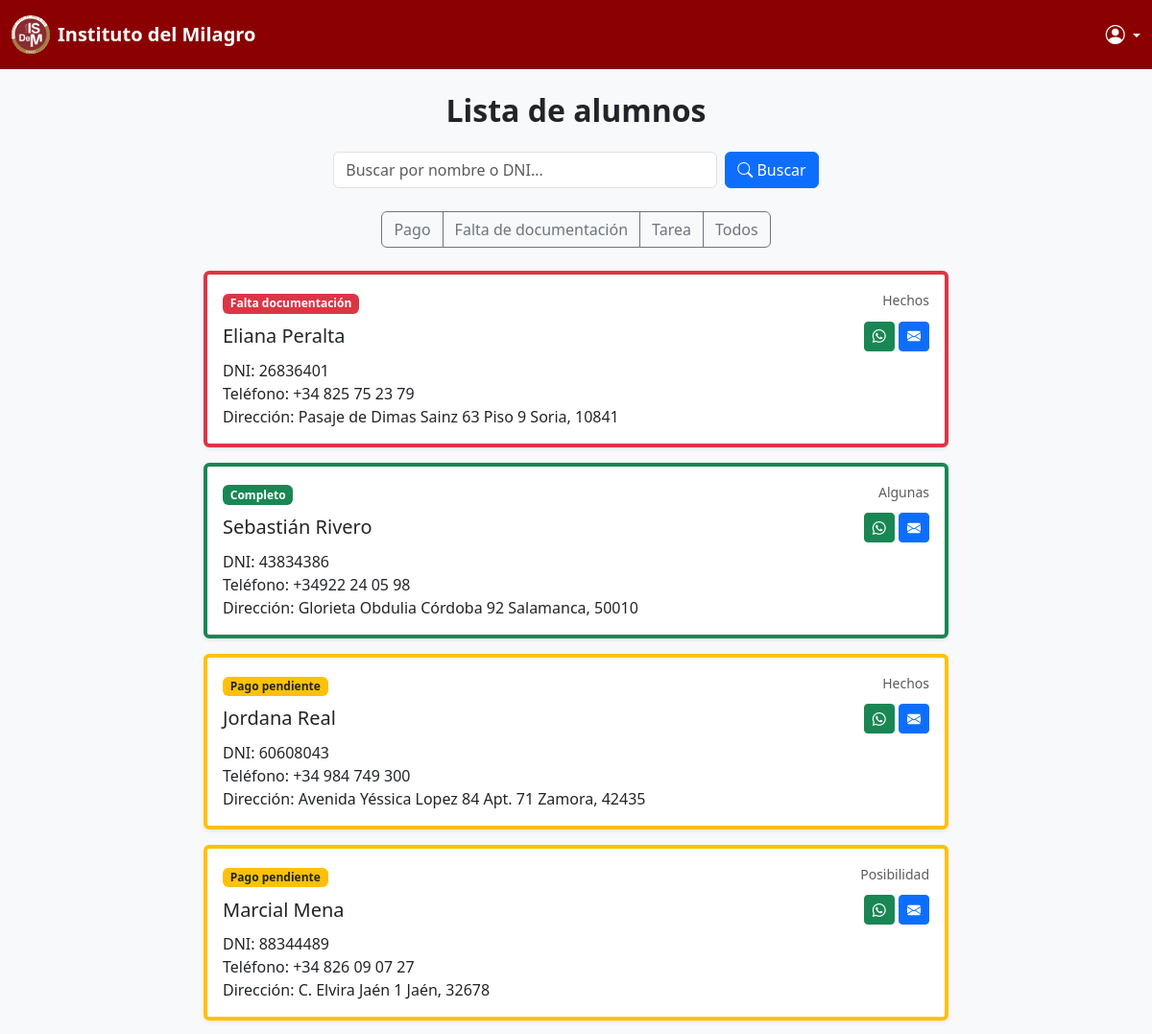
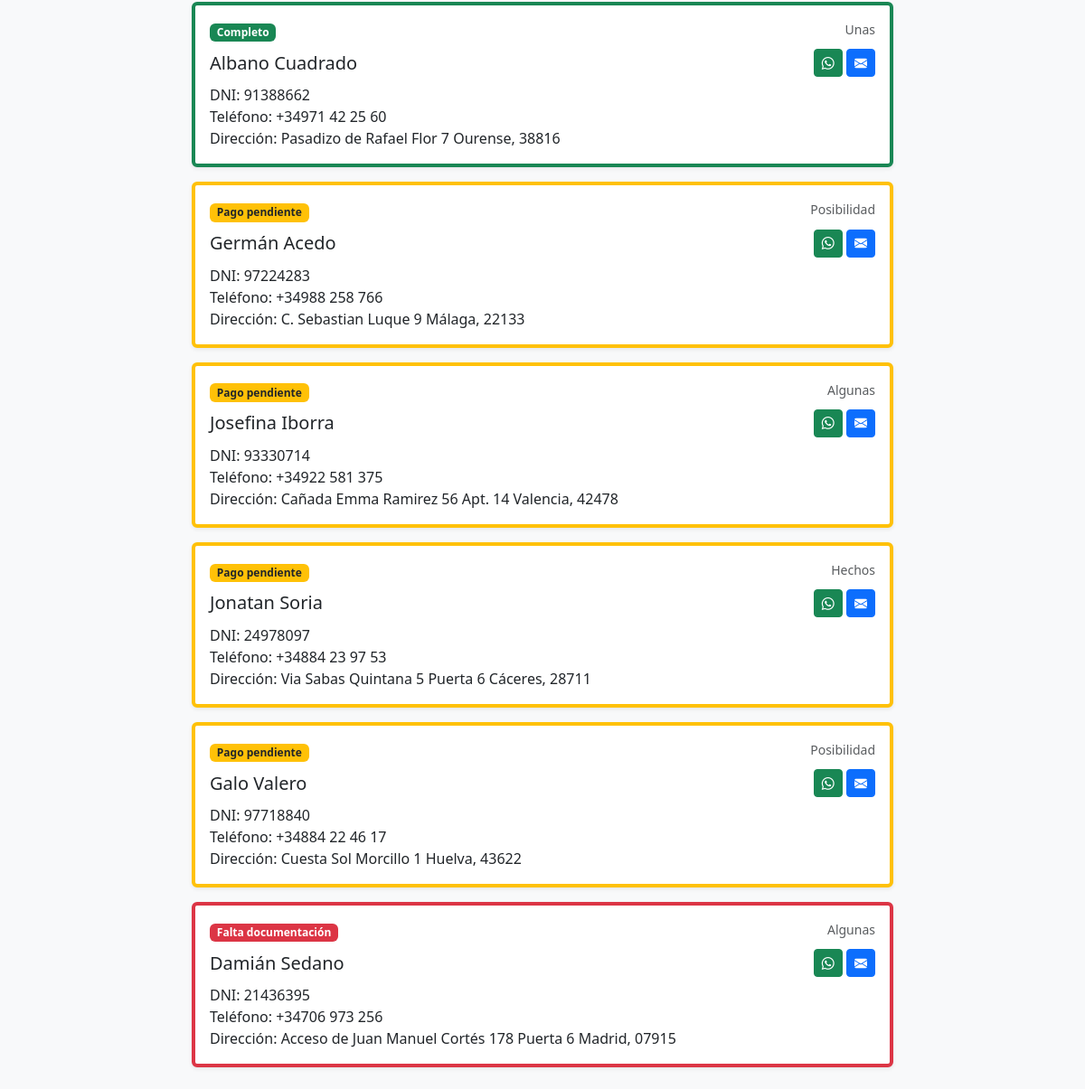
Screenshot of /home/ (signed in) with the database file from the repository (2 pictures, top to bottom).
### mensajes/models.py (models this page shows, shortened)
class PerfilAlumno(models.Model):
    user = models.OneToOneField(User, on_delete=models.CASCADE)
    dni = models.CharField(max_length=20, unique=True)
    telefono = models.CharField(max_length=20, blank=True, null=True)
    direccion = models.CharField(max_length=200, blank=True, null=True)
    carrera = models.ForeignKey(Carrera, on_delete=models.SET_NULL, blank=True, null=True)
    estado_documentacion = models.BooleanField(default=True)  # True = completa, False = faltante
    estado_pago = models.BooleanField(default=True)  # True = al día, False = pendiente

class Carrera(models.Model):
    MODALIDAD_CHOICES = (
        ('Presencial', 'Presencial'),
        ('A distancia', 'A distancia'),
    )
    nombre = models.CharField(max_length=100)
    modalidad = models.CharField(max_length=20, choices=MODALIDAD_CHOICES)
    descripcion = models.TextField(blank=True, null=True)

### mensajes/views.py (the view)
# urls.py: path('home/',views.listar_alumnos, name='alumnos_lista'),
@login_required
def listar_alumnos(request):
    alumnos = PerfilAlumno.objects.select_related('user', 'carrera').all()
    return render(request, 'mensajes/interfaz.html', {'alumnos': alumnos})

### mensajes/templates/mensajes/interfaz.html (shortened to what this page needs)
<!DOCTYPE html>
<html lang="es">
<head>
    <link href="https://cdn.jsdelivr.net/npm/bootstrap@5.3.3/dist/css/bootstrap.min.css" rel="stylesheet">
    <link rel="stylesheet" href="https://cdn.jsdelivr.net/npm/bootstrap-icons@1.11.3/font/bootstrap-icons.min.css">
</head>
<body>
    {% include "mensajes/navbar.html" %}
    <main class="d-flex justify-content-center align-items-start p-4">
        <div class="container text-center">
            <h2 class="fw-bold text-dark mb-4">Lista de alumnos</h2>
            <div class="mb-4 d-flex justify-content-center gap-2">
                <input type="text" id="search-input" class="form-control" placeholder="Buscar por nombre o DNI...">
                <button id="btn-buscar" class="btn btn-primary">
                    <i class="bi bi-search"></i> Buscar
                </button>
            </div>
            <div class="btn-group mb-4" role="group">
                <button type="button" class="btn btn-outline-secondary tag-btn" data-tag="Pago">Pago</button>
                <button type="button" class="btn btn-outline-secondary tag-btn" data-tag="Falta de documentación">Falta de documentación</button>
                <button type="button" class="btn btn-outline-secondary tag-btn" data-tag="Tarea">Tarea</button>
                <button type="button" class="btn btn-outline-secondary tag-btn" data-tag="">Todos</button>
            </div>
            <div id="alumnos-container" class="d-flex flex-column gap-3">
                {% for alumno in alumnos %}
                <div
                    class="alumno-card card border-start border-4
                    {% if not alumno.estado_pago %}border-warning{% elif not alumno.estado_documentacion %}border-danger{% else %}border-success{% endif %} shadow-sm"
                    data-estado-pago="{{ alumno.estado_pago|yesno:'completo,pago_pendiente' }}"
                    data-estado-doc="{{ alumno.estado_documentacion|yesno:'completo,falta_documentacion' }}"
                    data-alumno-id="{{ alumno.id }}"
                >
                    <div class="card-body text-start">
                        <div class="d-flex justify-content-between mb-2">
                            <div>
                                {% if not alumno.estado_pago %}
                                    <span class="badge bg-warning text-dark">Pago pendiente</span>
                                {% elif not alumno.estado_documentacion %}
                                    <span class="badge bg-danger">Falta documentación</span>
                                {% else %}
                                    <span class="badge bg-success">Completo</span>
                                {% endif %}
                            </div>
                            <small class="text-muted">
                                {% if alumno.carrera %}
                                    {{ alumno.carrera.nombre }}
                                {% else %}
                                    Sin carrera
                                {% endif %}
                            </small>
                        </div>
                        <div class="d-flex justify-content-between align-items-center">
                            <h5 class="card-title mb-0">{{ alumno.user.first_name }} {{ alumno.user.last_name }}</h5>
                            <div class="contact-icons">
                                {% if alumno.telefono %}
                                <button class="btn btn-success btn-sm send-whatsapp" data-alumno-id="{{ alumno.id }}" data-nombre="{{ alumno.user.first_name }}" data-telefono="{{ alumno.telefono }}" title="Enviar WhatsApp">
                                    <i class="bi bi-whatsapp"></i>
                                </button>
                                {% endif %}
                                {% if alumno.user.email %}
                                <button class="btn btn-primary btn-sm send-email" data-alumno-id="{{ alumno.id }}" data-nombre="{{ alumno.user.first_name }}" data-email="{{ alumno.user.email }}" title="Enviar correo">
                                    <i class="bi bi-envelope-fill"></i>
                                </button>
                                {% endif %}
                            </div>
                        </div>
                        <p class="card-text mt-2">
                            DNI: {{ alumno.dni }}<br>
                            Teléfono: {{ alumno.telefono }}<br>
                            Dirección: {{ alumno.direccion }}
                        </p>
                    </div>
                </div>
                {% empty %}
                <p>No hay alumnos registrados.</p>
                {% endfor %}
            </div>
        </div>
    </main>
</body>
</html>

### mensajes/templates/mensajes/interfaz.html (style rules this page uses)
body { background-color: #f8f9fa; }
main { min-height: 100vh; }
.container { max-width: 800px; }
.tag-btn { transition: all 0.3s; }
#search-input { max-width: 400px; }

### rows the page displays
PerfilAlumno: estado_pago "Falta documentación", carrera.nombre "Hechos", user.first_name "Eliana", user.last_name "Peralta", dni "26836401", telefono "+34 825 75 23 79", direccion "Pasaje de Dimas Sainz 63 Piso 9 Soria, 10841"
PerfilAlumno: estado_pago "Completo", carrera.nombre "Algunas", user.first_name "Sebastián", user.last_name "Rivero", dni "43834386", telefono "+34922 24 05 98", direccion "Glorieta Obdulia Córdoba 92 Salamanca, 50010"
PerfilAlumno: estado_pago "Pago pendiente", carrera.nombre "Hechos", user.first_name "Jordana", user.last_name "Real", dni "60608043", telefono "+34 984 749 300", direccion "Avenida Yéssica Lopez 84 Apt. 71 Zamora, 42435"
PerfilAlumno: estado_pago "Pago pendiente", carrera.nombre "Posibilidad", user.first_name "Marcial", user.last_name "Mena", dni "88344489", telefono "+34 826 09 07 27", direccion "C. Elvira Jaén 1 Jaén, 32678"
PerfilAlumno: estado_pago "Completo", carrera.nombre "Unas", user.first_name "Albano", user.last_name "Cuadrado", dni "91388662", telefono "+34971 42 25 60", direccion "Pasadizo de Rafael Flor 7 Ourense, 38816"
PerfilAlumno: estado_pago "Pago pendiente", carrera.nombre "Posibilidad", user.first_name "Germán", user.last_name "Acedo", dni "97224283", telefono "+34988 258 766", direccion "C. Sebastian Luque 9 Málaga, 22133"
PerfilAlumno: estado_pago "Pago pendiente", carrera.nombre "Algunas", user.first_name "Josefina", user.last_name "Iborra", dni "93330714", telefono "+34922 581 375", direccion "Cañada Emma Ramirez 56 Apt. 14 Valencia, 42478"
PerfilAlumno: estado_pago "Pago pendiente", carrera.nombre "Hechos", user.first_name "Jonatan", user.last_name "Soria", dni "24978097", telefono "+34884 23 97 53", direccion "Via Sabas Quintana 5 Puerta 6 Cáceres, 28711"
PerfilAlumno: estado_pago "Pago pendiente", carrera.nombre "Posibilidad", user.first_name "Galo", user.last_name "Valero", dni "97718840", telefono "+34884 22 46 17", direccion "Cuesta Sol Morcillo 1 Huelva, 43622"
PerfilAlumno: estado_pago "Falta documentación", carrera.nombre "Algunas", user.first_name "Damián", user.last_name "Sedano", dni "21436395", telefono "+34706 973 256", direccion "Acceso de Juan Manuel Cortés 178 Puerta 6 Madrid, 07915"
